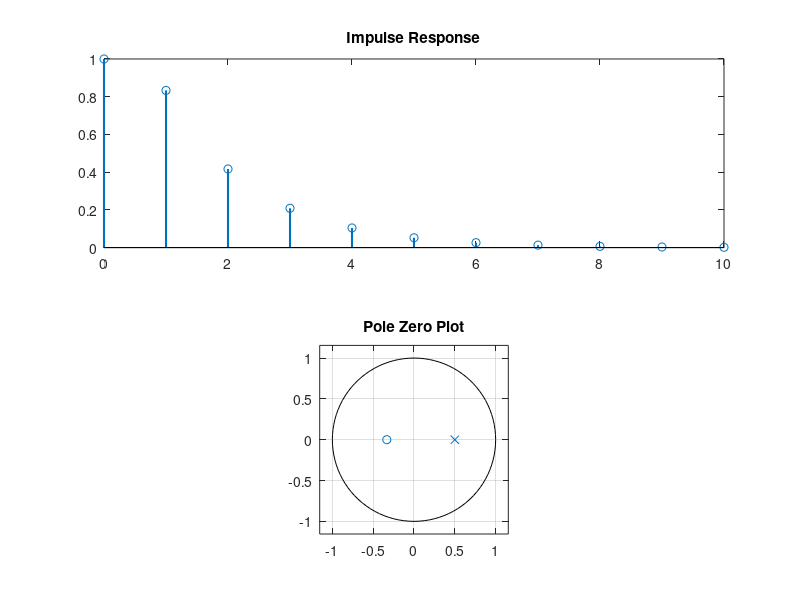

MATLAB code to generate this figure:
clc;
clearvars;

a = [ 1 -.5];
b = [ 1 1/3];

n = 0:10;
x1 = (n==0); %unit response
y1 = filter(b,a,x1);

subplot(2,1,1);
stem(n,y1, "Linewidth",1.5); title('Impulse Response');
subplot(2,1,2);
zplane(b,a); title('Pole Zero Plot')
